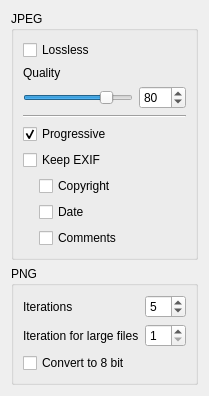
            <widget class="QWidget" name="compressionTab">
             <attribute name="title">
              <string>Compression</string>
             </attribute>
             <layout class="QVBoxLayout" name="verticalLayout_3">
              <item>
               <widget class="QGroupBox" name="jpegGroupBox">
                <property name="styleSheet">
                 <string notr="true"/>
                </property>
                <property name="title">
                 <string>JPEG</string>
                </property>
                <layout class="QGridLayout" name="gridLayout_3">
                 <item row="2" column="2">
                  <widget class="QSpinBox" name="qualitySpinBox">
                   <property name="sizePolicy">
                    <sizepolicy hsizetype="Maximum" vsizetype="Fixed">
                     <horstretch>0</horstretch>
                     <verstretch>0</verstretch>
                    </sizepolicy>
                   </property>
                   <property name="minimum">
                    <number>1</number>
                   </property>
                   <property name="maximum">
                    <number>100</number>
                   </property>
                   <property name="value">
                    <number>80</number>
                   </property>
                  </widget>
                 </item>
                 <item row="7" column="0">
                  <spacer name="horizontalSpacer_4">
                   <property name="orientation">
                    <enum>Qt::Horizontal</enum>
                   </property>
                   <property name="sizeType">
                    <enum>QSizePolicy::Fixed</enum>
                   </property>
                   <property name="sizeHint" stdset="0">
                    <size>
                     <width>10</width>
                     <height>5</height>
                    </size>
                   </property>
                  </spacer>
                 </item>
                 <item row="6" column="1" colspan="2">
                  <widget class="QCheckBox" name="copyrightCheckBox">
                   <property name="text">
                    <string>Copyright</string>
                   </property>
                  </widget>
                 </item>
                 <item row="8" column="1" colspan="2">
                  <widget class="QCheckBox" name="commentsCheckBox">
                   <property name="text">
                    <string>Comments</string>
                   </property>
                  </widget>
                 </item>
                 <item row="4" column="0" colspan="3">
                  <widget class="QCheckBox" name="progressiveCheckBox">
                   <property name="text">
                    <string>Progressive</string>
                   </property>
                   <property name="checked">
                    <bool>true</bool>
                   </property>
                  </widget>
                 </item>
                 <item row="0" column="0" colspan="2">
                  <widget class="QCheckBox" name="losslessCheckBox">
                   <property name="text">
                    <string>Lossless</string>
                   </property>
                  </widget>
                 </item>
                 <item row="1" column="0" colspan="3">
                  <widget class="QLabel" name="qualityLabel">
                   <property name="text">
                    <string>Quality</string>
                   </property>
                  </widget>
                 </item>
                 <item row="7" column="1" colspan="2">
                  <widget class="QCheckBox" name="dateCheckBox">
                   <property name="text">
                    <string>Date</string>
                   </property>
                  </widget>
                 </item>
                 <item row="2" column="0" colspan="2">
                  <widget class="QSlider" name="qualitySlider">
                   <property name="minimum">
                    <number>1</number>
                   </property>
                   <property name="maximum">
                    <number>100</number>
                   </property>
                   <property name="value">
                    <number>80</number>
                   </property>
                   <property name="orientation">
                    <enum>Qt::Horizontal</enum>
                   </property>
                  </widget>
                 </item>
                 <item row="3" column="0" colspan="3">
                  <widget class="Line" name="line_3">
                   <property name="orientation">
                    <enum>Qt::Horizontal</enum>
                   </property>
                  </widget>
                 </item>
                 <item row="6" column="0">
                  <spacer name="horizontalSpacer_3">
                   <property name="orientation">
                    <enum>Qt::Horizontal</enum>
                   </property>
                   <property name="sizeType">
                    <enum>QSizePolicy::Fixed</enum>
                   </property>
                   <property name="sizeHint" stdset="0">
                    <size>
                     <width>10</width>
                     <height>5</height>
                    </size>
                   </property>
                  </spacer>
                 </item>
                 <item row="8" column="0">
                  <spacer name="horizontalSpacer_5">
                   <property name="orientation">
                    <enum>Qt::Horizontal</enum>
                   </property>
                   <property name="sizeType">
                    <enum>QSizePolicy::Fixed</enum>
                   </property>
                   <property name="sizeHint" stdset="0">
                    <size>
                     <width>10</width>
                     <height>5</height>
                    </size>
                   </property>
                  </spacer>
                 </item>
                 <item row="5" column="0" colspan="3">
                  <widget class="QCheckBox" name="exifCheckBox">
                   <property name="text">
                    <string>Keep EXIF</string>
                   </property>
                   <property name="tristate">
                    <bool>true</bool>
                   </property>
                  </widget>
                 </item>
                </layout>
               </widget>
              </item>
              <item>
               <widget class="QGroupBox" name="pngGroupBox">
                <property name="title">
                 <string>PNG</string>
                </property>
                <layout class="QGridLayout" name="gridLayout_4">
                 <item row="0" column="1">
                  <widget class="QSpinBox" name="iterationsSpinBox">
                   <property name="minimum">
                    <number>1</number>
                   </property>
                   <property name="maximum">
                    <number>30</number>
                   </property>
                   <property name="value">
                    <number>5</number>
                   </property>
                  </widget>
                 </item>
                 <item row="2" column="0">
                  <widget class="QCheckBox" name="lossy8CheckBox">
                   <property name="text">
                    <string>Convert to 8 bit</string>
                   </property>
                  </widget>
                 </item>
                 <item row="1" column="1">
                  <widget class="QSpinBox" name="iterationsLargeSpinBox">
                   <property name="minimum">
                    <number>1</number>
                   </property>
                   <property name="maximum">
                    <number>30</number>
                   </property>
                   <property name="value">
                    <number>1</number>
                   </property>
                  </widget>
                 </item>
                 <item row="0" column="0">
                  <widget class="QLabel" name="iterationsLabel">
                   <property name="text">
                    <string>Iterations</string>
                   </property>
                  </widget>
                 </item>
                 <item row="1" column="0">
                  <widget class="QLabel" name="iterationsLargeLabel">
                   <property name="text">
                    <string>Iteration for large files</string>
                   </property>
                  </widget>
                 </item>
                </layout>
                <zorder>iterationsLabel</zorder>
                <zorder>iterationsSpinBox</zorder>
                <zorder>iterationsLargeLabel</zorder>
                <zorder>lossy8CheckBox</zorder>
                <zorder>iterationsLargeSpinBox</zorder>
               </widget>
              </item>
             </layout>
            </widget>
